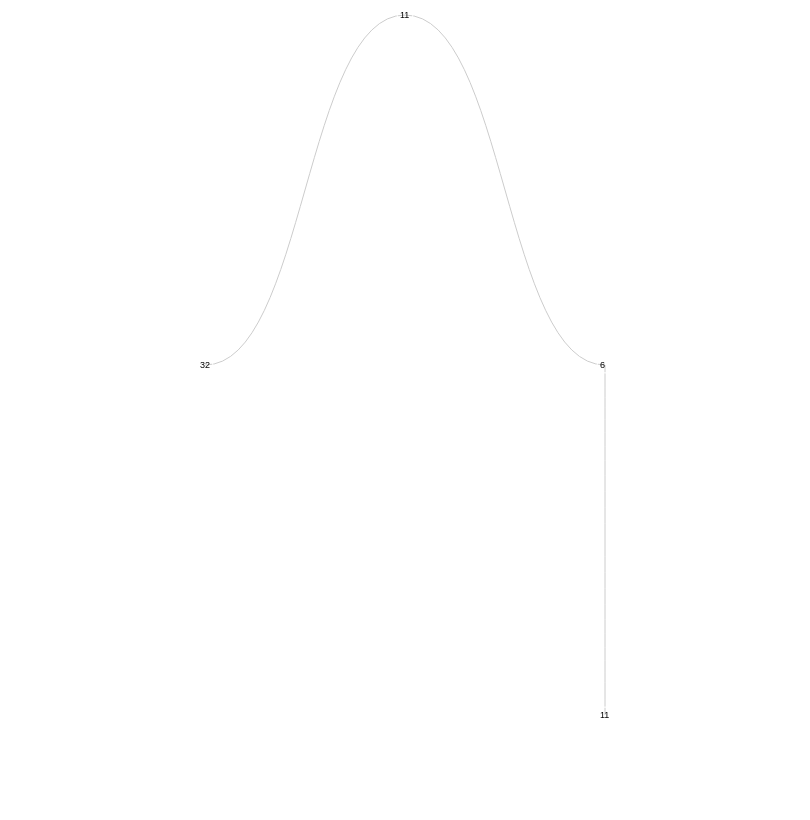

Here is the Vega-Lite specification saved for this chart:
### Vega specification from a JSON file in a GitHub repository (floating-point values rounded to 4 significant figures)
{"$schema": "https://vega.github.io/schema/vega/v5.json", "description": "An example of Cartesian layouts for a node-link diagram of hierarchical data.", "width": 800, "height": 800, "padding": 5, "signals": [{"name": "labels", "value": true, "bind": {"input": "checkbox"}}, {"name": "layout", "value": "tidy", "bind": {"input": "radio", "options": ["tidy", "cluster"]}}, {"name": "links", "value": "diagonal", "bind": {"input": "select", "options": ["line", "curve", "diagonal", "orthogonal"]}}, {"name": "separation", "value": false, "bind": {"input": "checkbox"}}], "data": [{"name": "main", "values": [{"id": 1, "parent": null, "name": 11, "rank": 2}, {"id": 2, "parent": 1, "name": 32, "rank": 3}, {"id": 3, "parent": 1, "name": 6, "rank": 4}, {"id": 4, "parent": 3, "name": 11, "rank": 5}]}, {"name": "tree", "source": "main", "transform": [{"type": "stratify", "key": "id", "parentKey": "parent"}, {"type": "tree", "method": {"signal": "layout"}, "size": [{"signal": "height"}, {"signal": "width - 100"}], "separation": {"signal": "separation"}, "as": ["x", "y", "depth", "children"]}]}, {"name": "links", "source": "tree", "transform": [{"type": "treelinks"}, {"type": "linkpath", "orient": "horizontal", "shape": {"signal": "links"}}]}], "scales": [{"name": "color", "type": "linear", "range": {"scheme": "magma"}, "domain": {"data": "tree", "field": "depth"}, "zero": true}], "marks": [{"type": "path", "from": {"data": "links"}, "encode": {"update": {"path": {"field": "path"}, "stroke": {"value": "#ccc"}}}}, {"type": "symbol", "from": {"data": "tree"}, "encode": {"enter": {"size": {"value": 250}, "stroke": {"value": "#fff"}}, "update": {"x": {"field": "x"}, "y": {"field": "y"}, "fill": {"field": "color"}, "tooltip": [{"signal": "{\"rank\":datum[\"rank\"]}"}]}}}, {"type": "text", "from": {"data": "tree"}, "encode": {"enter": {"text": {"field": "name"}, "fontSize": {"value": 9}, "baseline": {"value": "middle"}}, "update": {"x": {"field": "x"}, "y": {"field": "y"}, "dx": {"signal": "datum.children ? -5 : -5"}, "opacity": {"signal": "labels ? 1 : 0"}}}}]}
